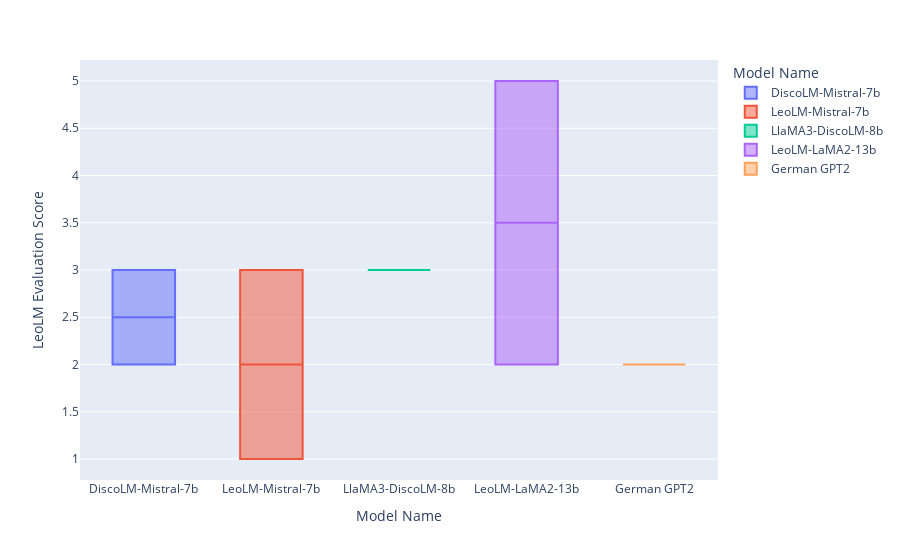

Notebook code for this chart:
### Code cell
df = px.data.tips()
fig = px.box(
    my_res[["Model", "score"]], 
    x="Model", 
    y="score", 
    color="Model",
    labels={
         "score": "LeoLM Evaluation Score",
         "Model": "Model Name"
     }
)
fig.show()
#fig.write_image("images/results_box_plot.png")

### Figure 1 — Plotly figure (JSON) as saved in the notebook; plotly's stock layout.template omitted (floating-point values rounded to 4 significant figures)
{"data": [{"alignmentgroup": "True", "hovertemplate": "Model Name=%{x}<br>LeoLM Evaluation Score=%{y}<extra></extra>", "legendgroup": "DiscoLM-Mistral-7b", "marker": {"color": "#636efa"}, "name": "DiscoLM-Mistral-7b", "notched": false, "offsetgroup": "DiscoLM-Mistral-7b", "orientation": "v", "showlegend": true, "type": "box", "x": ["DiscoLM-Mistral-7b", "DiscoLM-Mistral-7b"], "x0": " ", "xaxis": "x", "y": [3, 2], "y0": " ", "yaxis": "y"}, {"alignmentgroup": "True", "hovertemplate": "Model Name=%{x}<br>LeoLM Evaluation Score=%{y}<extra></extra>", "legendgroup": "LeoLM-Mistral-7b", "marker": {"color": "#EF553B"}, "name": "LeoLM-Mistral-7b", "notched": false, "offsetgroup": "LeoLM-Mistral-7b", "orientation": "v", "showlegend": true, "type": "box", "x": ["LeoLM-Mistral-7b", "LeoLM-Mistral-7b"], "x0": " ", "xaxis": "x", "y": [3, 1], "y0": " ", "yaxis": "y"}, {"alignmentgroup": "True", "hovertemplate": "Model Name=%{x}<br>LeoLM Evaluation Score=%{y}<extra></extra>", "legendgroup": "LlaMA3-DiscoLM-8b", "marker": {"color": "#00cc96"}, "name": "LlaMA3-DiscoLM-8b", "notched": false, "offsetgroup": "LlaMA3-DiscoLM-8b", "orientation": "v", "showlegend": true, "type": "box", "x": ["LlaMA3-DiscoLM-8b", "LlaMA3-DiscoLM-8b"], "x0": " ", "xaxis": "x", "y": [3, 3], "y0": " ", "yaxis": "y"}, {"alignmentgroup": "True", "hovertemplate": "Model Name=%{x}<br>LeoLM Evaluation Score=%{y}<extra></extra>", "legendgroup": "LeoLM-LaMA2-13b", "marker": {"color": "#ab63fa"}, "name": "LeoLM-LaMA2-13b", "notched": false, "offsetgroup": "LeoLM-LaMA2-13b", "orientation": "v", "showlegend": true, "type": "box", "x": ["LeoLM-LaMA2-13b", "LeoLM-LaMA2-13b"], "x0": " ", "xaxis": "x", "y": [2, 5], "y0": " ", "yaxis": "y"}, {"alignmentgroup": "True", "hovertemplate": "Model Name=%{x}<br>LeoLM Evaluation Score=%{y}<extra></extra>", "legendgroup": "German GPT2", "marker": {"color": "#FFA15A"}, "name": "German GPT2", "notched": false, "offsetgroup": "German GPT2", "orientation": "v", "showlegend": true, "type": "box", "x": ["German GPT2", "German GPT2"], "x0": " ", "xaxis": "x", "y": [2, 2], "y0": " ", "yaxis": "y"}], "layout": {"boxmode": "overlay", "legend": {"title": {"text": "Model Name"}, "tracegroupgap": 0}, "margin": {"t": 60}, "xaxis": {"anchor": "y", "categoryarray": ["DiscoLM-Mistral-7b", "LeoLM-Mistral-7b", "LlaMA3-DiscoLM-8b", "LeoLM-LaMA2-13b", "German GPT2"], "categoryorder": "array", "domain": [0, 1], "title": {"text": "Model Name"}}, "yaxis": {"anchor": "x", "domain": [0, 1], "title": {"text": "LeoLM Evaluation Score"}}}}
